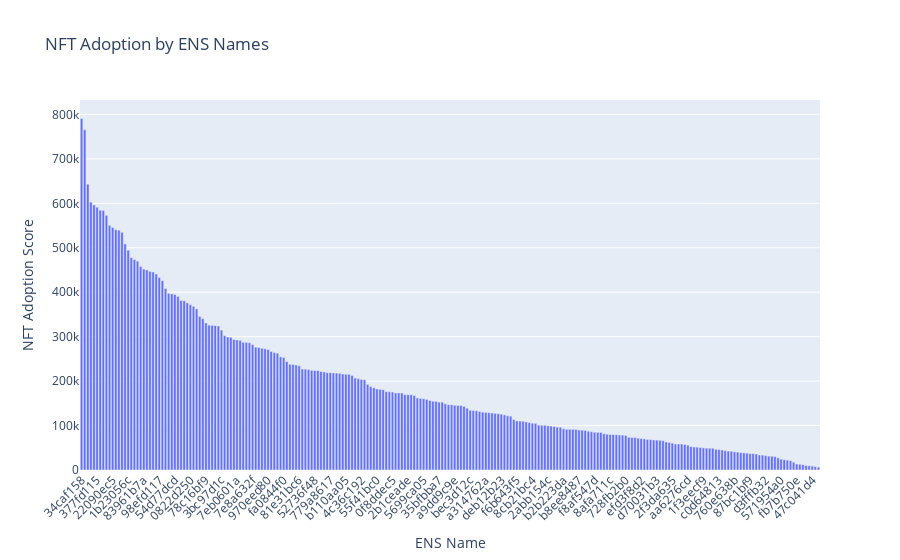

Source (notebook cell):
### Code cell
nft_adoption_data = pd.DataFrame(nft_adoption_data, columns=['ensName', 'op_tx_nft', 'reputation_score', 'nft_adoption_score'])

fig = px.bar(nft_adoption_data, x='ensName', y='nft_adoption_score', 
             hover_data=['op_tx_nft', 'reputation_score'],
             labels={'ensName': 'ENS Name', 'nft_adoption_score': 'NFT Adoption Score'},
             title='NFT Adoption by ENS Names')

fig.update_layout(xaxis_tickangle=-45)

fig.show()

### Figure 1 — Plotly figure (JSON) as saved in the notebook; plotly's stock layout.template omitted (floating-point values rounded to 4 significant figures; data arrays with more than 128 entries replaced by an {"elided": "..."} marker saying what was removed)
{"data": [{"alignmentgroup": "True", "customdata": {"elided": "238x2 float values"}, "hovertemplate": "ENS Name=%{x}<br>NFT Adoption Score=%{y}<br>op_tx_nft=%{customdata[0]}<br>reputation_score=%{customdata[1]}<extra></extra>", "legendgroup": "", "marker": {"color": "#636efa", "pattern": {"shape": ""}}, "name": "", "offsetgroup": "", "orientation": "v", "showlegend": false, "textposition": "auto", "type": "bar", "x": {"elided": "238 str values"}, "xaxis": "x", "y": {"elided": "238 float values"}, "yaxis": "y"}], "layout": {"barmode": "relative", "legend": {"tracegroupgap": 0}, "title": {"text": "NFT Adoption by ENS Names"}, "xaxis": {"anchor": "y", "domain": [0, 1], "tickangle": -45, "title": {"text": "ENS Name"}}, "yaxis": {"anchor": "x", "domain": [0, 1], "title": {"text": "NFT Adoption Score"}}}}
